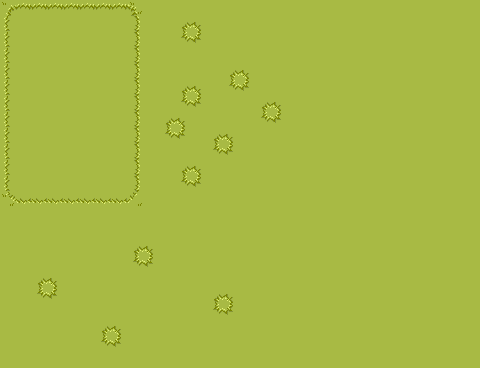

The image is a tile-based game level rendered from a .tmx file. Its description and complete source (layers, tilesets, objects, tile grids) follow:
An orthogonal 30x23 tile map with 16x16 px tiles, 2 tile layers (bg, tiles) and 1 object (spawn).

<map version="1.4" tiledversion="1.4.2" orientation="orthogonal" renderorder="left-up" width="30" height="23" tilewidth="16" tileheight="16" infinite="0" backgroundcolor="#8ae234" nextlayerid="5" nextobjectid="2">
 <editorsettings>
  <export target="../resources/map/test/test" format="csv" />
 </editorsettings>
 <tileset firstgid="1" name="debug_tiles" tilewidth="16" tileheight="16" tilecount="256" columns="16">
  <image source="../resources/sprites/debug_tiles.png" width="256" height="256" />
 </tileset>
 <objectgroup color="#cc0000" id="2" name="obj" visible="0">
  <object id="1" name="player_spawn" type="spawn" x="48.0833" y="81.3333" width="32" height="32" />
 </objectgroup>
 <layer id="4" name="bg" width="30" height="23">
  <data encoding="csv">
33,33,33,33,33,33,33,33,33,33,33,33,33,33,33,33,33,33,33,33,33,33,33,33,33,33,33,33,33,33,
33,33,33,33,33,33,33,33,33,33,33,33,33,33,33,33,33,33,33,33,33,33,33,33,33,33,33,33,33,33,
33,33,33,33,33,33,33,33,33,33,33,33,33,33,33,33,33,33,33,33,33,33,33,33,33,33,33,33,33,33,
33,33,33,33,33,33,33,33,33,33,33,33,33,33,33,33,33,33,33,33,33,33,33,33,33,33,33,33,33,33,
33,33,33,33,33,33,33,33,33,33,33,33,33,33,33,33,33,33,33,33,33,33,33,33,33,33,33,33,33,33,
33,33,33,33,33,33,33,33,33,33,33,33,33,33,33,33,33,33,33,33,33,33,33,33,33,33,33,33,33,33,
33,33,33,33,33,33,33,33,33,33,33,33,33,33,33,33,33,33,33,33,33,33,33,33,33,33,33,33,33,33,
33,33,33,33,33,33,33,33,33,33,33,33,33,33,33,33,33,33,33,33,33,33,33,33,33,33,33,33,33,33,
33,33,33,33,33,33,33,33,33,33,33,33,33,33,33,33,33,33,33,33,33,33,33,33,33,33,33,33,33,33,
33,33,33,33,33,33,33,33,33,33,33,33,33,33,33,33,33,33,33,33,33,33,33,33,33,33,33,33,33,33,
33,33,33,33,33,33,33,33,33,33,33,33,33,33,33,33,33,33,33,33,33,33,33,33,33,33,33,33,33,33,
33,33,33,33,33,33,33,33,33,33,33,33,33,33,33,33,33,33,33,33,33,33,33,33,33,33,33,33,33,33,
33,33,33,33,33,33,33,33,33,33,33,33,33,33,33,33,33,33,33,33,33,33,33,33,33,33,33,33,33,33,
33,33,33,33,33,33,33,33,33,33,33,33,33,33,33,33,33,33,33,33,33,33,33,33,33,33,33,33,33,33,
33,33,33,33,33,33,33,33,33,33,33,33,33,33,33,33,33,33,33,33,33,33,33,33,33,33,33,33,33,33,
33,33,33,33,33,33,33,33,33,33,33,33,33,33,33,33,33,33,33,33,33,33,33,33,33,33,33,33,33,33,
33,33,33,33,33,33,33,33,33,33,33,33,33,33,33,33,33,33,33,33,33,33,33,33,33,33,33,33,33,33,
33,33,33,33,33,33,33,33,33,33,33,33,33,33,33,33,33,33,33,33,33,33,33,33,33,33,33,33,33,33,
33,33,33,33,33,33,33,33,33,33,33,33,33,33,33,33,33,33,33,33,33,33,33,33,33,33,33,33,33,33,
33,33,33,33,33,33,33,33,33,33,33,33,33,33,33,33,33,33,33,33,33,33,33,33,33,33,33,33,33,33,
33,33,33,33,33,33,33,33,33,33,33,33,33,33,33,33,33,33,33,33,33,33,33,33,33,33,33,33,33,33,
33,33,33,33,33,33,33,33,33,33,33,33,33,33,33,33,33,33,33,33,33,33,33,33,33,33,33,33,33,33,
33,33,33,33,33,33,33,33,33,33,33,33,33,33,33,33,33,33,33,33,33,33,33,33,33,33,33,33,33,33
</data>
 </layer>
 <layer id="1" name="tiles" width="30" height="23">
  <data encoding="csv">
34,35,35,35,35,35,35,35,36,0,0,0,0,0,0,0,0,0,0,0,0,0,0,0,0,0,0,0,0,0,
50,0,0,0,0,0,0,0,52,0,0,37,38,0,0,0,0,0,0,0,0,0,0,0,0,0,0,0,0,0,
50,0,0,0,0,0,0,0,52,0,0,53,54,0,0,0,0,0,0,0,0,0,0,0,0,0,0,0,0,0,
50,0,0,0,0,0,0,0,52,0,0,0,0,0,0,0,0,0,0,0,0,0,0,0,0,0,0,0,0,0,
50,0,0,0,0,0,0,0,52,0,0,0,0,0,37,38,0,0,0,0,0,0,0,0,0,0,0,0,0,0,
50,0,0,0,0,0,0,0,52,0,0,37,38,0,53,54,0,0,0,0,0,0,0,0,0,0,0,0,0,0,
50,0,0,0,0,0,0,0,52,0,0,53,54,0,0,0,37,38,0,0,0,0,0,0,0,0,0,0,0,0,
50,0,0,0,0,0,0,0,52,0,37,38,0,0,0,0,53,54,0,0,0,0,0,0,0,0,0,0,0,0,
50,0,0,0,0,0,0,0,52,0,53,54,0,37,38,0,0,0,0,0,0,0,0,0,0,0,0,0,0,0,
50,0,0,0,0,0,0,0,52,0,0,0,0,53,54,0,0,0,0,0,0,0,0,0,0,0,0,0,0,0,
50,0,0,0,0,0,0,0,52,0,0,37,38,0,0,0,0,0,0,0,0,0,0,0,0,0,0,0,0,0,
50,0,0,0,0,0,0,0,52,0,0,53,54,0,0,0,0,0,0,0,0,0,0,0,0,0,0,0,0,0,
66,67,67,67,67,67,67,67,68,0,0,0,0,0,0,0,0,0,0,0,0,0,0,0,0,0,0,0,0,0,
0,0,0,0,0,0,0,0,0,0,0,0,0,0,0,0,0,0,0,0,0,0,0,0,0,0,0,0,0,0,
0,0,0,0,0,0,0,0,0,0,0,0,0,0,0,0,0,0,0,0,0,0,0,0,0,0,0,0,0,0,
0,0,0,0,0,0,0,0,37,38,0,0,0,0,0,0,0,0,0,0,0,0,0,0,0,0,0,0,0,0,
0,0,0,0,0,0,0,0,53,54,0,0,0,0,0,0,0,0,0,0,0,0,0,0,0,0,0,0,0,0,
0,0,37,38,0,0,0,0,0,0,0,0,0,0,0,0,0,0,0,0,0,0,0,0,0,0,0,0,0,0,
0,0,53,54,0,0,0,0,0,0,0,0,0,37,38,0,0,0,0,0,0,0,0,0,0,0,0,0,0,0,
0,0,0,0,0,0,0,0,0,0,0,0,0,53,54,0,0,0,0,0,0,0,0,0,0,0,0,0,0,0,
0,0,0,0,0,0,37,38,0,0,0,0,0,0,0,0,0,0,0,0,0,0,0,0,0,0,0,0,0,0,
0,0,0,0,0,0,53,54,0,0,0,0,0,0,0,0,0,0,0,0,0,0,0,0,0,0,0,0,0,0,
0,0,0,0,0,0,0,0,0,0,0,0,0,0,0,0,0,0,0,0,0,0,0,0,0,0,0,0,0,0
</data>
 </layer>
</map>